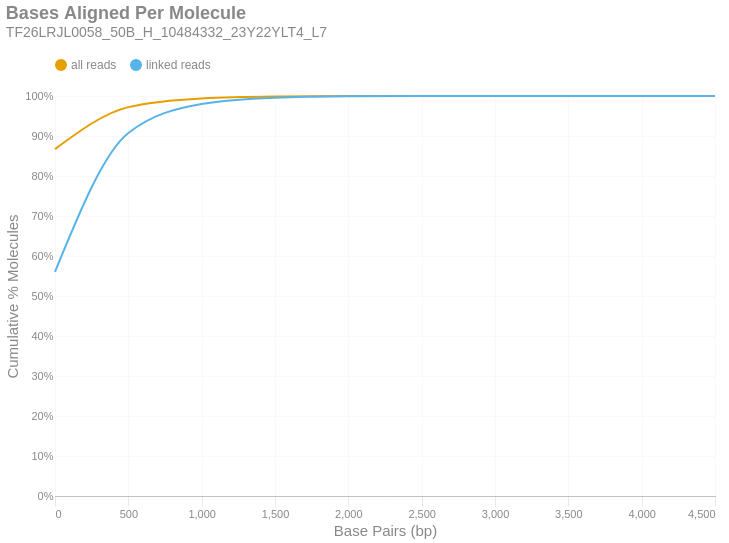

Source (notebook cell):
### Markdown cell above
### Bases Aligned Per Molecule
This is a cumulative frequency distribution showing the number of base pairs aligned per unique molecule. These data are shown in 500 bp bins. There are two distributions: one with `all reads` (yellow) and another with only `linked reads` (blue). The percent of molecules in the `linked reads` distribution is relative to the total number of linked molecules.

### Code cell
if SKIPLR:
    print_html(f"Skipped")
else:
    binned_df = consolidated_hist(valids['aligned_bp'], mask, 500, True)
    with SafeRender(binned_df):
        (
            density_plot(binned_df, 'Bases Aligned Per Molecule', samplename, 'basesper')
            .encode(
                x=alt.X('bin:Q', title="Base Pairs (bp)").axis(tickMinStep=500).scale(padding=0),
                y=alt.Y('value:Q', title='Cumulative % Molecules')
                    .axis(format='%')
                    .scale(domain = [0,1])
                    .stack(False),
                color=alt.Color("key:N").scale(domain = ["all reads", "linked reads"]),
                tooltip = [
                    alt.Tooltip("key:N", title = "Data Type"),
                    alt.Tooltip("range_label:N", title="Bases Aligned Per Molecule"),
                    alt.Tooltip("value:Q", format = ".2%", title="% Molecules (Cum.)")
                ]
            )
        ).display()

### Figure 1 — Vega-Lite specification as saved in the notebook (floating-point values rounded to 4 significant figures)
{"width": "container", "height": 400, "config": {"title": {"anchor": "start", "dy": -15, "fontSize": 18, "color": "#888888", "subtitleColor": "#888888", "subtitleFontSize": 14}, "arc": {"fill": "#0072B2"}, "axis": {"domainColor": "#888888", "domainWidth": 0.5, "gridWidth": 0.2, "grid": false, "titleFontWeight": 400, "titleFontSize": 15, "labelFontSize": 11, "labelColor": "#888888", "tickColor": "#888888", "tickWidth": 0.2, "titleColor": "#888888"}, "axisBand": {"grid": false}, "axisX": {"grid": true, "tickSize": 10, "domainCap": "round"}, "axisY": {"domain": false, "grid": true, "tickSize": 0, "domainCap": "round"}, "background": "transparent", "header": {"labelFontSize": 15, "labelColor": "#888888", "titleFontSize": 15, "titleFontWeight": 600, "titleColor": "#888888"}, "legend": {"labelFont": "sans-serif", "labelFontSize": 12, "labelColor": "#888888", "symbolSize": 100, "symbolType": "circle", "titleFontSize": 12, "titlePadding": 10, "titleColor": "#888888", "title": null, "orient": "top"}, "range": {"category": ["#E69F00", "#56B4E9", "#009E73", "#F0E442", "#0072B2", "#D55E00", "#CC79A7", "#000000"], "diverging": ["#cfe8f3", "#a2d4ec", "#73bfe2", "#46abdb", "#1696d2", "#12719e"]}, "area": {"fill": "#0072B2", "fillOpacity": 0.7, "line": true, "strokeOpacity": 0.7}, "line": {"color": "#0072B2", "stroke": "#0072B2", "strokeWidth": 2}, "trail": {"color": "#0072B2", "stroke": "#0072B2", "strokeWidth": 0, "size": 1}, "point": {"filled": true, "fillOpacity": 1.0, "size": 95}, "text": {"color": "#888888", "fontSize": 11, "align": "right", "fontWeight": 400, "size": 11}, "bar": {"fill": "#0072B2", "stroke": null}, "view": {"stroke": null, "continuousWidth": 660, "continuousHeight": 400}}, "data": {"name": "data-e70d583bda095a730cfbfdf6287bab8c"}, "mark": {"type": "line", "interpolate": "monotone", "point": {"opacity": 0, "size": 275}}, "encoding": {"color": {"field": "key", "scale": {"domain": ["all reads", "linked reads"]}, "type": "nominal"}, "tooltip": [{"field": "key", "title": "Data Type", "type": "nominal"}, {"field": "range_label", "title": "Bases Aligned Per Molecule", "type": "nominal"}, {"field": "value", "format": ".2%", "title": "% Molecules (Cum.)", "type": "quantitative"}], "x": {"axis": {"tickMinStep": 500}, "field": "bin", "scale": {"padding": 0}, "title": "Base Pairs (bp)", "type": "quantitative"}, "y": {"axis": {"format": "%"}, "field": "value", "scale": {"domain": [0, 1]}, "stack": false, "title": "Cumulative % Molecules", "type": "quantitative"}}, "params": [{"name": "param_c36ac31b6afebe62", "select": {"type": "point", "fields": ["key"]}, "bind": "legend"}], "title": {"text": "Bases Aligned Per Molecule", "subtitle": "TF26LRJL0058_50B_H_10484332_23Y22YLT4_L7"}, "transform": [{"fold": ["all reads (cumsum)", "linked reads (cumsum)"]}, {"calculate": "replace(datum.key, ' (cumsum)', '')", "as": "key"}, {"filter": {"param": "param_c36ac31b6afebe62"}}], "usermeta": {"embedOptions": {"downloadFileName": "TF26LRJL0058_50B_H_10484332_23Y22YLT4_L7.basesper"}}, "$schema": "https://vega.github.io/schema/vega-lite/v6.4.1.json", "datasets": {"data-e70d583bda095a730cfbfdf6287bab8c": [{"bin": "0.0", "interval": "0.0-500.0", "all reads": 0.8672, "linked reads": 0.5606, "all reads (cumsum)": 0.8672, "linked reads (cumsum)": 0.5606, "range_label": "0-499"}, {"bin": "500.0", "interval": "500.0-1000.0", "all reads": 0.105, "linked reads": 0.3468, "all reads (cumsum)": 0.9722, "linked reads (cumsum)": 0.9074, "range_label": "500-999"}, {"bin": "1000.0", "interval": "1000.0-1500.0", "all reads": 0.0218, "linked reads": 0.07258, "all reads (cumsum)": 0.994, "linked reads (cumsum)": 0.9799, "range_label": "1000-1499"}, {"bin": "1500.0", "interval": "1500.0-2000.0", "all reads": 0.004741, "linked reads": 0.01579, "all reads (cumsum)": 0.9987, "linked reads (cumsum)": 0.9957, "range_label": "1500-1999"}, {"bin": "2000.0", "interval": "2000.0-2500.0", "all reads": 0.001042, "linked reads": 0.00347, "all reads (cumsum)": 0.9998, "linked reads (cumsum)": 0.9992, "range_label": "2000-2499"}, {"bin": "2500.0", "interval": "2500.0-3000.0", "all reads": 0.0001934, "linked reads": 0.0006441, "all reads (cumsum)": 1.0, "linked reads (cumsum)": 0.9998, "range_label": "2500-2999"}, {"bin": "3000.0", "interval": "3000.0-3500.0", "all reads": 3.633e-05, "linked reads": 0.000121, "all reads (cumsum)": 1.0, "linked reads (cumsum)": 1.0, "range_label": "3000-3499"}, {"bin": "3500.0", "interval": "3500.0-4000.0", "all reads": 6.374e-06, "linked reads": 2.123e-05, "all reads (cumsum)": 1.0, "linked reads (cumsum)": 1.0, "range_label": "3500-3999"}, {"bin": "4000.0", "interval": "4000.0-4500.0", "all reads": 2.295e-06, "linked reads": 7.643e-06, "all reads (cumsum)": 1.0, "linked reads (cumsum)": 1.0, "range_label": "4000-4499"}, {"bin": "4500.0", "interval": "4500.0-5000.0", "all reads": 5.099e-07, "linked reads": 1.698e-06, "all reads (cumsum)": 1.0, "linked reads (cumsum)": 1.0, "range_label": "4500-4999"}]}}
